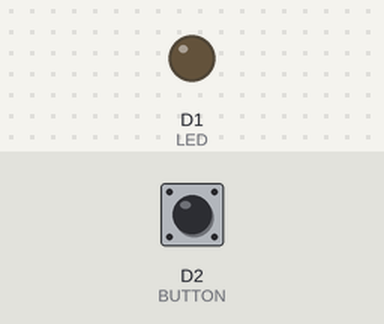
This sketch was run on a simulated ESP8266 (NodeMCU). Parts: output pins drawn as LEDs (lit = HIGH). The test bench sets the inputs (shaded band); at power-on: D2 (BUTTON) LOW.

Above: at 1.2 s.
1.3 s: D2 (BUTTON) pulled HIGH for 0.15 s
At 2.3 s:
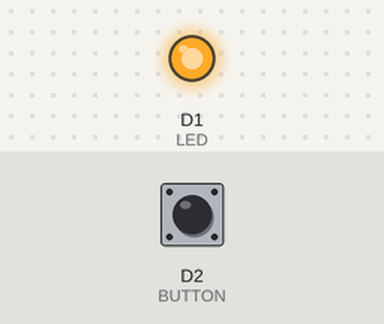
2.9 s: D2 (BUTTON) pulled HIGH for 1 s
At 4.8 s:
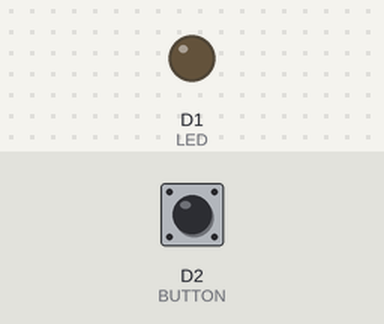
5.4 s: D2 (BUTTON) pulled HIGH for 3.2 s
At 9.6 s:
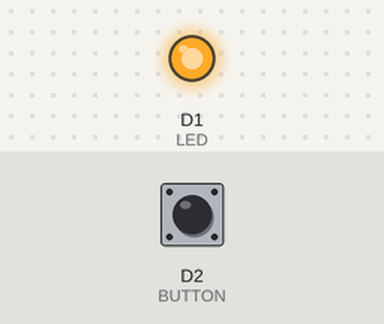
Timing chart, 0 to 11.1 s (numbered marks = the images above; inputs shaded):
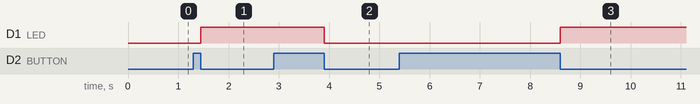

The sketch:

Assignment2.ino
```cpp
//Sean Nishi
//Assignment 2 code

#define BUTTON D2
#define LED D1

bool buttonState;
bool clickedFlag = LOW;
bool light = LOW;

void setup() {
  //pin that has led is 01
  pinMode(LED, OUTPUT);
  //pin that has burron is 02
  pinMode(BUTTON, INPUT);
}

void loop() {
  //is the button pressed?
  buttonState = digitalRead(BUTTON);

  //if the button is clicked and it wasn't clicked previously
  if (buttonState and not clickedFlag){
    //set the clicked flag
    clickedFlag = HIGH;
  }
  //if the button is not clicked now and it was clicked previously (a completed
  //click has now happened)
  if (not buttonState and clickedFlag){
    //set clicked flag
    clickedFlag = LOW;

    //set the light
    if (light == LOW){
      digitalWrite(LED, HIGH);
      light = HIGH;
    }
    else if (light == HIGH){
      digitalWrite(LED, LOW);
      light = LOW;
    }
  }
}
```

Measured:
- after the input at 1.3 s, D1 (LED): LOW → HIGH after 0.15 s
- after the input at 2.9 s, D1 (LED): HIGH → LOW after 1.0 s
- after the input at 5.4 s, D1 (LED): LOW → HIGH after 3.2 s
